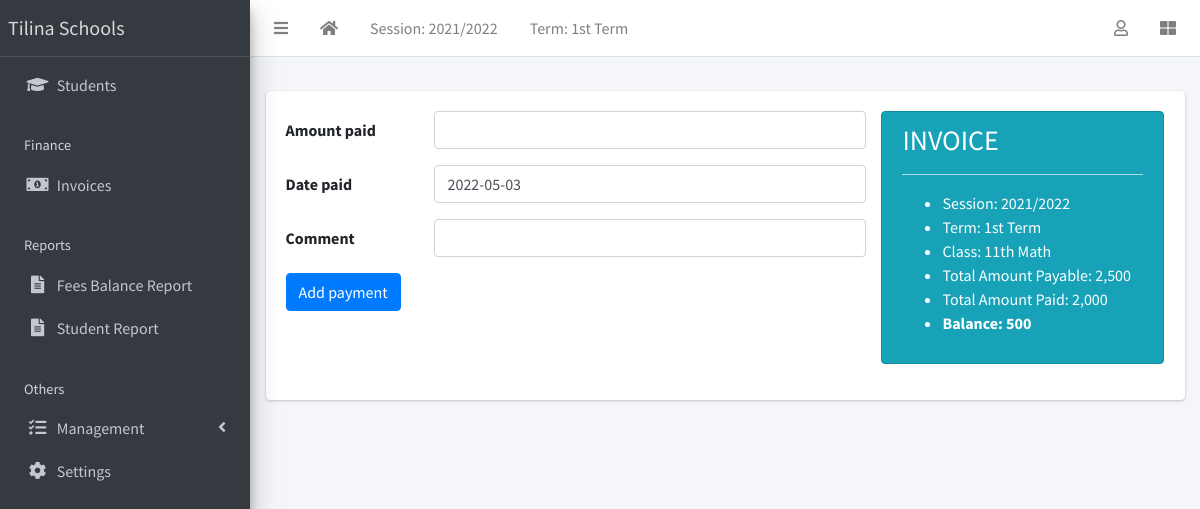
Page /finance/receipt/create?invoice=1 (signed in) on the committed database.
### apps/corecode/models.py (models this page shows)
class AcademicSession(models.Model):
    name = models.CharField(max_length=200, unique=True)
    current = models.BooleanField(default=True)
    class Meta:
        ordering = ["-name"]
    def __str__(self):
        return self.name

class AcademicTerm(models.Model):
    name = models.CharField(max_length=20, unique=True)
    current = models.BooleanField(default=True)
    class Meta:
        ordering = ["name"]
    def __str__(self):
        return self.name

class StudentClass(models.Model):
    name = models.CharField(max_length=200, unique=True)
    class Meta:
        verbose_name = "Class"
        verbose_name_plural = "Classes"
        ordering = ["name"]
    def __str__(self):
        return self.name

### apps/finance/models.py (models this page shows, shortened)
class Invoice(models.Model):
    student = models.ForeignKey(Student, on_delete=models.CASCADE)
    session = models.ForeignKey(AcademicSession, on_delete=models.CASCADE)
    term = models.ForeignKey(AcademicTerm, on_delete=models.CASCADE)
    class_for = models.ForeignKey(StudentClass, on_delete=models.CASCADE)
    balance_from_previous_term = models.IntegerField(default=0)
    status = models.CharField(
        max_length=20,
        choices=[("active", "Active"), ("closed", "Closed")],
        default="active",
    )
    class Meta:
        ordering = ["student", "term"]
    def __str__(self):
        return f"{self.student}"
    def balance(self):
        payable = self.total_amount_payable()
        paid = self.total_amount_paid()
        return payable - paid
    def amount_payable(self):
        items = InvoiceItem.objects.filter(invoice=self)
        total = 0
        for item in items:
            total += item.amount
        return total
    def total_amount_payable(self):
        return self.balance_from_previous_term + self.amount_payable()
    def total_amount_paid(self):
        receipts = Receipt.objects.filter(invoice=self)
        amount = 0
        for receipt in receipts:
            amount += receipt.amount_paid
        return amount

class InvoiceItem(models.Model):
    invoice = models.ForeignKey(Invoice, on_delete=models.CASCADE)
    description = models.CharField(max_length=200)
    amount = models.IntegerField()

class Receipt(models.Model):
    invoice = models.ForeignKey(Invoice, on_delete=models.CASCADE)
    amount_paid = models.IntegerField()
    date_paid = models.DateField(default=timezone.now)
    comment = models.CharField(max_length=200, blank=True)

### apps/finance/views.py (the view, shortened to what this page needs)
# urls.py: path("receipt/create", ReceiptCreateView.as_view(), name="receipt-create"),
class ReceiptCreateView(LoginRequiredMixin, CreateView):
    model = Receipt
    fields = ["amount_paid", "date_paid", "comment"]
    success_url = reverse_lazy("invoice-list")
    def get_context_data(self, **kwargs):
        context = super(ReceiptCreateView, self).get_context_data(**kwargs)
        invoice = Invoice.objects.get(pk=self.request.GET["invoice"])
        context["invoice"] = invoice
        return context

### apps/corecode/context_processors.py (called while the page is built)
def site_defaults(request):
    current_session = AcademicSession.objects.get(current=True)
    current_term = AcademicTerm.objects.get(current=True)
    vals = SiteConfig.objects.all()
    contexts = {
        "current_session": current_session.name,
        "current_term": current_term.name,
    }
    for val in vals:
        contexts[val.key] = val.value
    return contexts

### apps/students/models.py (called while the page is built)
    def __str__(self):
        return f"{self.last_name} {self.first_name} {self.middle_name}"

### apps/finance/templates/finance/receipt_form.html (shortened to what this page needs)
{% extends 'base.html' %}
{% load humanize %}
{% block content %}
<div class="row">
  <div class="col-8">
    <form action="" method="POST">
      {% include 'corecode/form_snippet.html' %}
      <input type="submit" class="btn btn-primary" value="Add payment">
    </form>
  </div>
  <div class="col-4">
    <div class="alert alert-info" role="alert">
      <h3>INVOICE</h3>
      <hr>
      <ul>
        <li>Session: {{ invoice.session }}</li>
        <li>Term: {{ invoice.term }}</li>
        <li>Class: {{ invoice.class_for }}</li>
        <li>Total Amount Payable: {{invoice.total_amount_payable | intcomma }}
        </li>
        <li>Total Amount Paid: {{ invoice.total_amount_paid | intcomma }}</li>
        <li><strong>Balance: {{invoice.balance | intcomma }}</strong></li>
      </ul>
    </div>
  </div>
</div>
{% endblock content %}

### templates/base.html (shortened to what this page needs)
{% load static %}
<!DOCTYPE html>
<html lang="en">
<head>
  <link rel="stylesheet" href="{% static 'plugins/fontawesome-free/css/all.min.css' %}">
  <link rel="stylesheet" href="{% static 'plugins/toastr/toastr.min.css' %}">
  <link rel="stylesheet"
    href="{% static 'plugins/overlayScrollbars/css/OverlayScrollbars.min.css' %}">
  <link rel="stylesheet" href="{% static 'plugins/Datatables/datatables.min.css' %}" />
  <link rel="stylesheet" href="{% static 'dist/css/adminlte.min.css' %}">
</head>
<body
  class="hold-transition sidebar-mini layout-fixed layout-navbar-fixed layout-footer-fixed">
  <div class="wrapper">
    <nav class="main-header navbar navbar-expand navbar-white navbar-light">
      <ul class="navbar-nav">
        <li class="nav-item">
          <a class="nav-link" data-widget="pushmenu" href="#" role="button"><i
              class="fas fa-bars"></i></a>
        </li>
        <li class="nav-item d-none d-sm-inline-block">
          <a href="{% url 'home' %} " class="nav-link"><i class="fa fa-home"></i></a>
        </li>
        <li class="nav-item d-none d-sm-inline-block">
          <a href="{% url 'current-session' %}" class="nav-link">Session: {{ current_session }}</a>
        </li>
        <li class="nav-item d-none d-sm-inline-block">
          <a href="{% url 'current-session' %}" class="nav-link">Term: {{ current_term }}</a>
        </li>
      </ul>
      <ul class="navbar-nav ml-auto">
        <li class="nav-item dropdown">
          <a class="nav-link" data-toggle="dropdown" href="#">
            <i class="far fa-user"></i>
          </a>
        </li>
        <li class="nav-item">
          <a class="nav-link" data-widget="control-sidebar" data-slide="true"
            href="#" role="button"><i class="fas fa-th-large"></i></a>
        </li>
      </ul>
    </nav>
    <aside class="main-sidebar sidebar-dark-primary elevation-4">
      <a href="{% url 'home' %}" class="brand-link">Tilina Schools</a>
      <div class="sidebar">
        <nav class="mt-2">
          <ul class="nav nav-pills nav-sidebar flex-column"
            data-widget="treeview" role="menu" data-accordion="false">
            <li class="nav-item">
              <a href="{% url 'student-list' %}" class="nav-link">
                <i class="nav-icon fas fa-graduation-cap"></i>
                <p>
                  Students
                </p>
              </a>
            </li>
            <li class="nav-header">Finance</li>
            <li class="nav-item">
              <a href="{% url 'invoice-list' %}" class="nav-link">
                <i class="nav-icon fas fa-money-bill-alt"></i>
                <p>
                  Invoices
                </p>
              </a>
            </li>
            <li class="nav-header">Reports</li>
            <li class="nav-item">
              <a href="#" class="nav-link">
                <i class="nav-icon fas fa-file-alt"></i>
                <p>
                  Fees Balance Report
                </p>
              </a>
            </li>
            <li class="nav-item">
              <a href="#" class="nav-link">
                <i class="nav-icon fas fa-file-alt"></i>
                <p>
                  Student Report
                </p>
              </a>
            </li>
            <li class="nav-header">Others</li>
            <li class="nav-item has-treeview">
              <a href="#" class="nav-link">
                <i class="nav-icon fas fa-tasks"></i>
                <p>
                  Management
                  <i class="fas fa-angle-left right"></i>
                </p>
              </a>
            </li>
            <li class="nav-item">
              <a href="{% url 'configs' %}" class="nav-link">
                <i class="nav-icon fas fa-cog"></i>
                <p>
                  Settings
                </p>
              </a>
            </li>
          </ul>
        </nav>
      </div>
    </aside>
    <div class="content-wrapper">
      <section class="content-header">
      </section>
      <section class="content">
        <div class="container-fluid">
          <div class="row">
            <div class="col-md-12">
              {% block fullcard %}
              <div class="card">
                <div class="card-body">
                  <div class="row">
                    <div class="col">
                      {% block content %}
                      {% endblock content %}
                    </div>
                  </div>
                </div>
              </div>
              {% endblock fullcard %}
            </div>
          </div>
        </div>
      </section>
    </div>
  </div>
</body>
</html>

### rows in the picture
AcademicSession: name "2021/2022"
AcademicTerm: name "1st Term"
Invoice: session "2021/2022", term "1st Term", class_for "11th Math", total_amount_payable "2,500", total_amount_paid "2,000", balance "500"

### other values in the picture
{{ field.label }} "Amount paid" "Date paid" "Comment"
